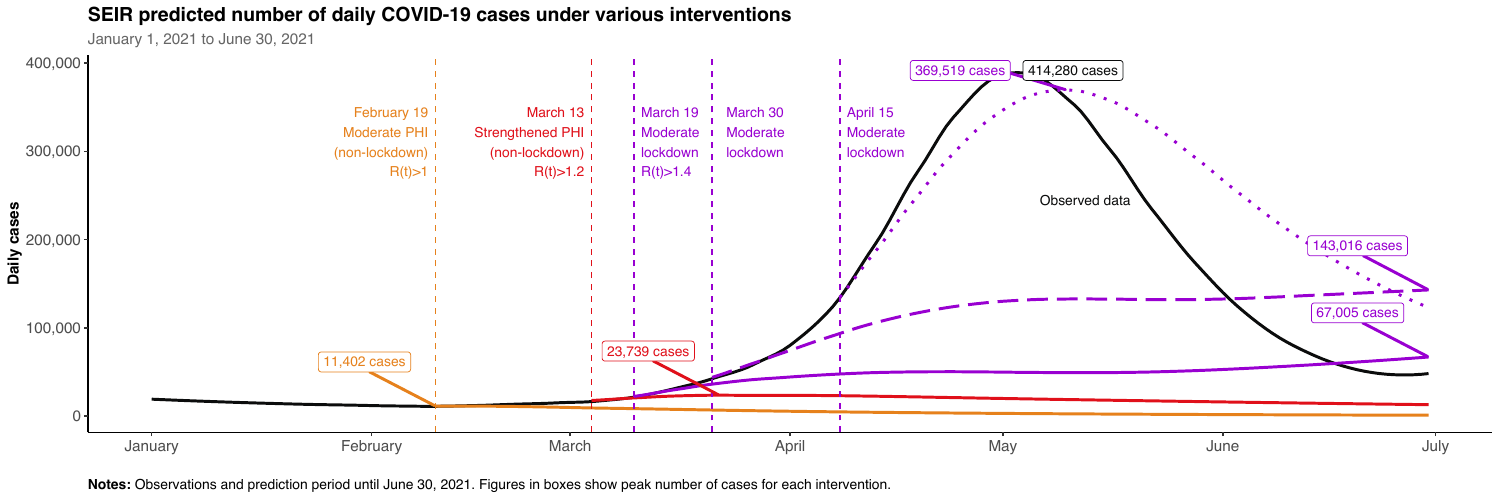

Generate this figure with R:
# libraries ----------
#install.packages("librarian")
librarian::shelf(tidyverse, lubridate, ggsci, ggrepel, janitor, glue,
            here, ggtext, patchwork, data.table)

start_date <- as.Date("2021-01-01")
end_date <- as.Date("2021-06-30")

colors <- c(Observed = "#0b0c0c", `Tier 2` = "#e6811c", `Tier 3` = "#e0101a", 
            `Tier 4` = "#9900d1", `Tier 4 - March 30` = "#9900d1", `Tier 4 - April 15` = "#9900d1")

# helper functions --------------
clean_scenario <- function(dat, p, stop_obs, scen, end_date = "2021-05-15") {
  dat %>% 
    filter(date <= stop_obs) %>% 
    select(date, daily_cases) %>% 
    rename(incidence = daily_cases) %>% 
    add_row(p %>%  
              filter(scenario == scen) %>% 
              select(date, incidence) %>% 
              drop_na()) %>% 
    add_column(scenario = scen) %>%
    filter(date <= end_date)
}

format_date <- function(x) {
  
  glue("{trimws(format(x, '%B'))} {trimws(format(x, '%e'))}, {trimws(format(x, '%Y'))}")
  
}

# data -------------
obs <- fread("model/covid19india_national_counts_20211031.csv")[, date := as.Date(date)][date >= start_date][]

t2   <- fread("model/seir_results/plot_data/Tier2.csv")[, .(N = V1, daily_cases = value, date = dates)][, date := as.Date(date)][N > 100][, scenario := "Tier 2 - February 19"]
t3   <- fread("model/seir_results/plot_data/Tier3.csv")[, .(N = V1, daily_cases = value, date = dates)][, date := as.Date(date)][N > 100][, scenario := "Tier 3 - March 13"]
t4_1 <- fread("model/seir_results/plot_data/Tier4_1.csv")[, .(N = V1, daily_cases = value, date = dates)][, date := as.Date(date)][N > 100][, scenario := "Tier 4 - March 19"]
t4_2 <- fread("model/seir_results/plot_data/Tier4_2.csv")[, .(N = V1, daily_cases = value, date = dates)][, date := as.Date(date)][N > 100][, scenario := "Tier 4 - March 30"]
t4_3 <- fread("model/seir_results/plot_data/Tier4_3.csv")[, .(N = V1, daily_cases = value, date = dates)][, date := as.Date(date)][N > 100][, scenario := "Tier 4 - April 15"]

p <- rbindlist(list(
  t2, t3, t4_1, t4_2, t4_3
))[, .(date, scenario, incidence = daily_cases)]

# prepare data -----------
clean_prep <- function(x) {
  
  none   <- obs %>% clean_scenario(p = x, stop_obs = end_date + 14, end_date = end_date + 14, scen = "No intervention")
  feb_19 <- obs %>% clean_scenario(p = x, stop_obs = "2021-02-19", end_date = end_date, scen = "Tier 2 - February 19")
  mar_13 <- obs %>% clean_scenario(p = x, stop_obs = "2021-03-13", end_date = end_date, scen = "Tier 3 - March 13")
  mar_19 <- obs %>% clean_scenario(p = x, stop_obs = "2021-03-19", end_date = end_date, scen = "Tier 4 - March 19")
  mar_30 <- obs %>% clean_scenario(p = x, stop_obs = "2021-03-30", end_date = end_date, scen = "Tier 4 - March 30")
  apr_15 <- obs %>% clean_scenario(p = x, stop_obs = "2021-04-15", end_date = end_date, scen = "Tier 4 - April 15")
  
  total <- none %>%
    add_row(feb_19) %>%
    add_row(mar_13) %>% 
    add_row(mar_19) %>%
    add_row(mar_30) %>%
    add_row(apr_15)
  
  total.smoothed <- total %>% 
    filter(date <= end_date) %>% 
    nest(data = c(date, incidence)) %>% 
    mutate(m = purrr::map(data, loess, formula = incidence ~ as.numeric(date), span = 0.25),
           fitted = purrr::map(m, `[[`, "fitted")) %>% 
    select(-m) %>% 
    unnest(cols = c(data, fitted))
  
  total.smoothed.plot <- total.smoothed %>% 
    filter(scenario == "No intervention") %>%
    filter(date <= end_date) %>% 
    mutate(scenario = "Observed") %>% 
    add_row(total.smoothed %>%
              filter(scenario == "Tier 2 - February 19",
                     date >= "2021-02-10")) %>%
    add_row(total.smoothed %>% 
              filter(scenario == "Tier 3 - March 13", 
                     date >= "2021-03-04")) %>% 
    add_row(total.smoothed %>% 
              filter(scenario == "Tier 4 - March 19", 
                     date >= "2021-03-10")) %>% 
    add_row(total.smoothed %>% 
              filter(scenario == "Tier 4 - March 30", 
                     date >= "2021-03-21")) %>% 
    add_row(total.smoothed %>% 
              filter(scenario == "Tier 4 - April 15", 
                     date >= "2021-04-08")) %>% 
    mutate(scenario = factor(scenario, levels = c("Observed", "Tier 2 - February 19", "Tier 3 - March 13", "Tier 4 - March 19", "Tier 4 - March 30", "Tier 4 - April 15"))) %>%
    filter(date <= end_date) 
  
  return(total.smoothed.plot)
  
}

total_smoothed_plot    <- clean_prep(x = p)

tps <- as.data.table(total_smoothed_plot)
tps[scenario == "Tier 2 - February 19", scenario := "Tier 2"]
tps[scenario == "Tier 3 - March 13", scenario := "Tier 3"]
tps[scenario == "Tier 4 - March 19", scenario := "Tier 4"]
tps[, scenario := factor(scenario, levels = c("Observed", "Tier 2", "Tier 3", "Tier 4",
                                              "Tier 4 - March 30", "Tier 4 - April 15"))]

(cases_p <- tps[data.table::between(date, start_date, end_date)][, lt := "solid"][scenario == "Tier 4 - March 30", lt := "longdash"][scenario == "Tier 4 - April 15", lt := "dotted"][] %>%
  # filter(date >= "2021-02-01" & date <= end_date) %>%
  ggplot(aes(x = date, y = fitted)) + 
  geom_line(aes(color = scenario, linetype = lt), size = 1) +
  scale_linetype_identity() +
  scale_color_manual(values = colors) +
  # vertical lines
  geom_vline(data = tps[, .SD[date == min(date)], by = scenario][, .(scenario, date)][!(scenario %in% c("Observed", "No intervention"))],
             aes(xintercept = date, color = scenario),
             linetype = "dashed") +
  
  # peak case count labels
  geom_label_repel(data = rbindlist(list(
    tps[, .SD[fitted == max(fitted)], by = scenario][, .(scenario, date, fitted)][!(scenario %in% c("Observed", "No intervention"))][, fitted_val := fitted][],
    data.table(scenario = "Observed", date = as.Date("2021-05-03"), fitted = 414280, fitted_val = tps[scenario == "Observed" & date == "2021-05-03", fitted])), fill = TRUE),
    aes(x = date, y = fitted_val, label = paste0(formatC(round(fitted), format="f", big.mark=",", digits=0), " cases"), color = scenario, family = "Helvetica"),
    nudge_y = 50000,
    nudge_x = -10,
    size = 3.5,
    show.legend = FALSE,
    segment.size = 1) +
  
  # date labels
  geom_text(data = tps[, .SD[date == min(date)], by = scenario][, .(scenario, date, fitted)][, `:=` (
    text = c("Observed data", "February 19\nModerate PHI\n(non-lockdown)\nR(t)>1", "March 13\nStrengthened PHI\n(non-lockdown)\nR(t)>1.2", "March 19\nModerate\nlockdown\nR(t)>1.4", "March 30\nModerate\nlockdown", "April 15\nModerate\nlockdown"), 
    x    = as.Date(c("2021-05-19", "2021-02-09", "2021-03-03", "2021-03-11", "2021-03-23", "2021-04-09")), 
    y    = c(250000, rep(350000, 5)) 
  )][],
  aes(x = x, y = y, label = text, color = scenario, vjust = 1, family = "Helvetica"),
  size = 3.5, hjust = c(1, 1, 1, 0, 0, 0), show.legend = FALSE) +
  
    # guides(color = guide_legend(nrow = 1)) + 
    labs(title    = "SEIR predicted number of daily COVID-19 cases under various interventions",
         subtitle = glue("{format_date(start_date)} to {format_date(end_date)}"),
         caption  = glue("**Notes:** Observations and prediction period until {format_date(end_date)}. ",
                         "Figures in boxes show peak number of cases for each intervention."),
         y        = "Daily cases",
         x        = "",
         color    = "Date of intervention") +
    
    # other stuff
  scale_y_continuous(labels = scales::comma) +
  scale_x_date(date_labels = "%B", date_breaks = "1 month") +
  theme_classic() +
  theme(
    text            = element_text(family = "Helvetica"),
    axis.text.x     = element_text(size = 11, vjust = 0.5),
    axis.text.y     = element_text(size = 11),
    axis.title.x    = element_text(size = 11, face = "bold"),
    axis.title.y    = element_text(size = 11, face = "bold"),
    legend.title    = element_text(size = 11, face = "bold"),
    legend.text     = element_text(size = 11, face = "bold"),
    legend.position = "none",
    plot.title      = element_text(size = 14, face = "bold"),
    plot.subtitle   = element_text(size = 11, hjust = 0, color = "gray40"),
    plot.caption    = element_markdown(size = 10, hjust = 0)
  ))


# save output ----------
ggsave(filename = "figures/figure_s11/figure_s11.pdf",
       plot     = cases_p,
       height   = 5,
       width    = 15,
       units = "in", device = cairo_pdf)


